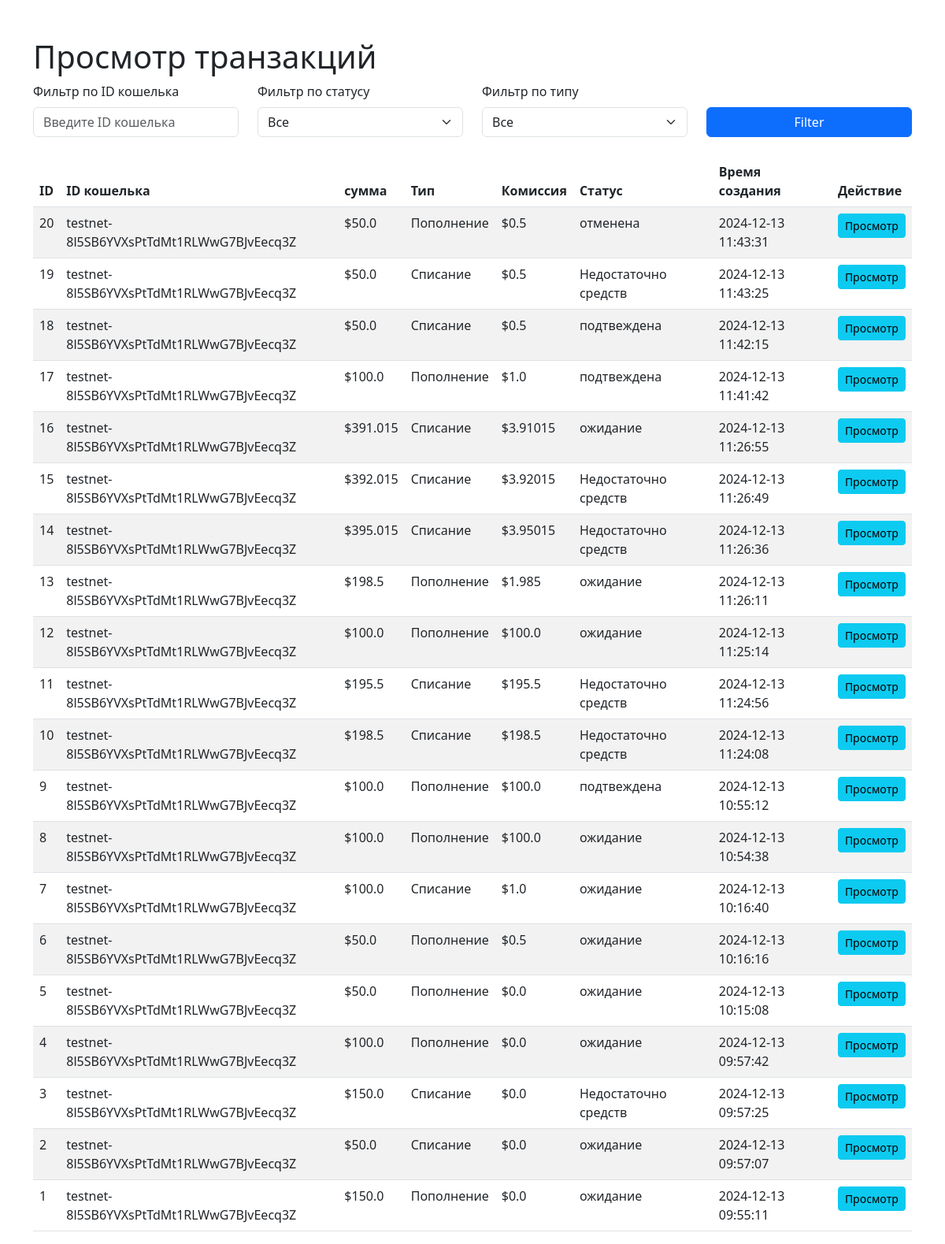
Before: /admin/transactions (signed in) with the older database file.
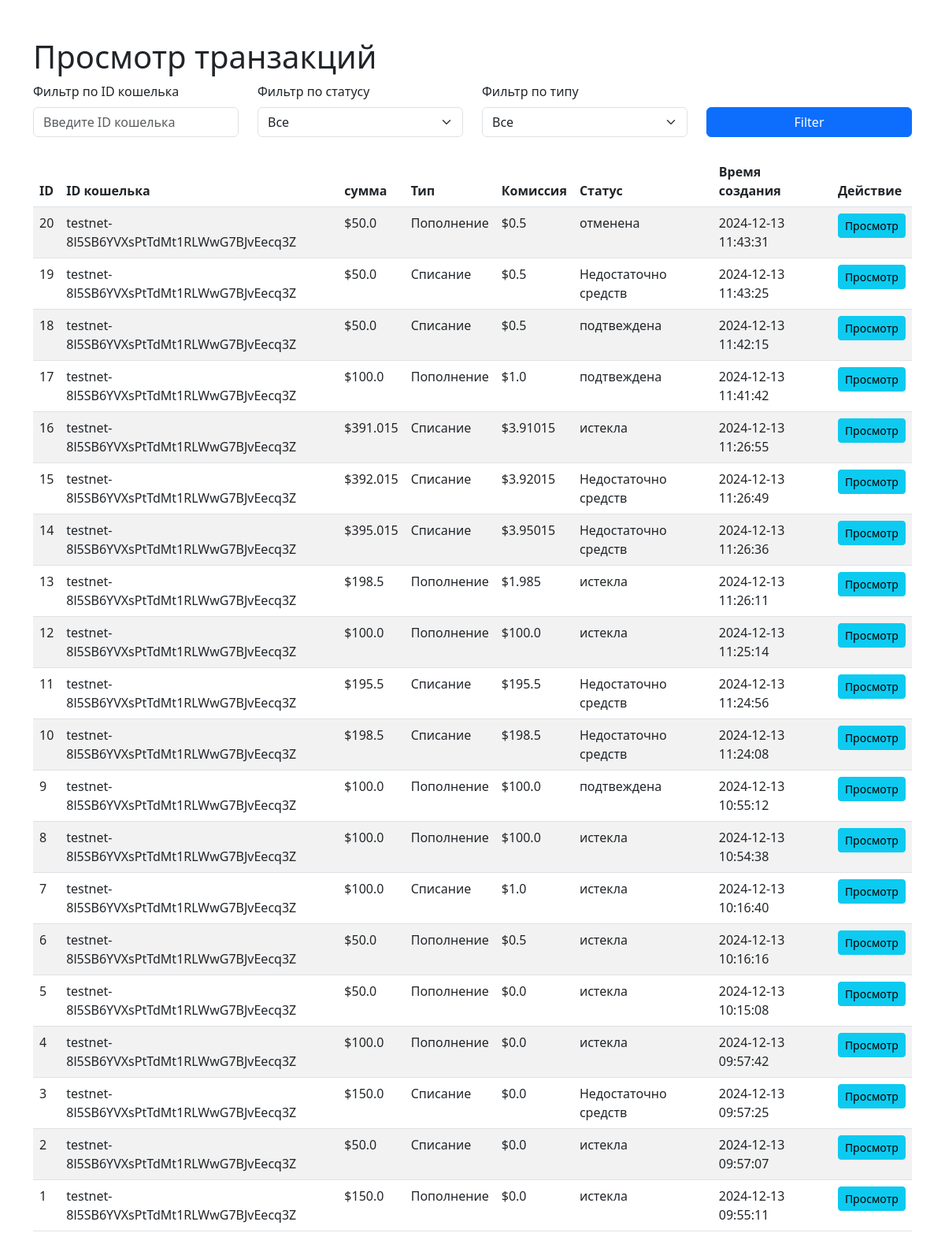
After: the same page with the newer database file.
### app.py (models this page shows, shortened)
class Transaction(db.Model):
    id = db.Column(db.Integer, primary_key=True)
    amount = db.Column(db.Float, nullable=False)
    commission = db.Column(db.Float, nullable=False)
    status = db.Column(db.String(20), nullable=False, default='ожидание')
    created_at = db.Column(db.DateTime, nullable=False, server_default=db.func.now())
    type_transaction_id = db.Column(db.Integer, db.ForeignKey('type_transaction.id'), nullable=False)
    type_transaction = db.relationship('TypeTransaction', backref=db.backref('transactions', lazy=True))
    user_id = db.Column(db.Integer, db.ForeignKey('user.id'), nullable=False)
    user = db.relationship('User', backref=db.backref('transactions', lazy=True))

class User(db.Model):
    id = db.Column(db.Integer, primary_key=True)
    username = db.Column(db.String(80), unique=True, nullable=False)
    password = db.Column(db.String(128), nullable=False)
    role = db.Column(db.String(20), nullable=False, default='user')
    balance = db.Column(db.Float, nullable=False, default=0.0)
    commission_rate = db.Column(db.Float, nullable=False, default=0.01)
    wallet = db.Column(db.String(256), nullable=True)
    webhook_url = db.Column(db.String(256), nullable=True)

class TypeTransaction(db.Model):
    id = db.Column(db.Integer, primary_key=True)
    title = db.Column(db.String(256), nullable=True)

### app.py (the view)
@app.route('/admin/transactions')
def admin_transactions():
    user_id = session.get('user_id')
    role = session.get('role')
    if role not in ['admin', 'user']:
        return redirect(url_for('login'))
    filter_wallet_id = request.args.get('wallet_id')
    filter_status = request.args.get('status')
    type_transaction = request.args.get('type_transaction')
    query = Transaction.query.order_by(desc(Transaction.id))
    type_transaction_id = TypeTransaction.query.filter_by(title=type_transaction).first()
    if role == 'user':
        query = query.filter_by(user_id=user_id)
    if filter_wallet_id:
        user = User.query.filter_by(wallet=filter_wallet_id).first()
        query = query.filter_by(user_id=(user.id if user else 0))
    if filter_status:
        query = query.filter_by(status=filter_status)
    if type_transaction:
        query = query.filter_by(type_transaction_id=type_transaction_id.id)
    transactions = query.all()
    settings = Settings.query.get_or_404(1)
    return render_template('transactions.html', transactions=transactions, settings=(int(str(settings.auto_update).split()[0]) if str(settings.auto_update).split()[1] == "сек" else int(str(settings.auto_update).split()[0])*60))

### templates/transactions.html (shortened to what this page needs)
<!DOCTYPE html>
<html lang="ru">
<head>
    <link rel="stylesheet" href="https://cdn.jsdelivr.net/npm/bootstrap@5.3.0/dist/css/bootstrap.min.css">
</head>
<body>
    <div class="container mt-5">
        <h1>Просмотр транзакций</h1>
        <form method="GET" action="/admin/transactions" class="mb-4">
            <div class="row">
                <div class="col-md-3">
                    <label for="wallet_id" class="form-label">Фильтр по ID кошелька</label>
                    <input type="text" class="form-control" id="wallet_id" name="wallet_id" placeholder="Введите ID кошелька" value="{{ request.args.get('wallet_id', '') }}">
                </div>
                <div class="col-md-3">
                    <label for="status" class="form-label">Фильтр по статусу</label>
                    <select id="status" name="status" class="form-select">
                        <option value="">Все</option>
                    </select>
                </div>
                <div class="col-md-3">
                    <label for="type_transaction" class="form-label">Фильтр по типу</label>
                    <select id="type_transaction" name="type_transaction" class="form-select">
                        <option value="">Все</option>
                    </select>
                </div>
                <div class="col-md-3 d-flex align-items-end">
                    <button type="submit" class="btn btn-primary w-100">Filter</button>
                </div>
            </div>
        </form>
        <table class="table table-striped">
            <thead>
                <tr>
                    <th>ID</th>
                    <th>ID кошелька</th>
                    <th>сумма</th>
                    <th>Тип</th>
                    <th>Комиссия</th>
                    <th>Статус</th>
                    <th>Время создания</th>
                    <th>Действие</th>
                </tr>
            </thead>
            <tbody>
                {% for transaction in transactions %}
                <tr>
                    <td>{{ transaction.id }}</td>
                    <td>{{ transaction.user.wallet }}</td>
                    <td>${{ transaction.amount }}</td>
                    <td>{{ transaction.type_transaction.title }}</td>
                    <td>${{ transaction.commission }}</td>
                    <td>{{ transaction.status }}</td>
                    <td>{{ transaction.created_at }}</td>
                    <td>
                        <a href="/admin/transactions/{{ transaction.id }}" class="btn btn-info btn-sm">Просмотр</a>
                    </td>
                </tr>
                {% endfor %}
            </tbody>
        </table>
    </div>
</body>
</html>

Changed rows visible on the page:
changed Transaction id 16: status "ожидание" → "истекла"
changed Transaction id 13: status "ожидание" → "истекла"
changed Transaction id 12: status "ожидание" → "истекла"
changed Transaction id 8: status "ожидание" → "истекла"
changed Transaction id 7: status "ожидание" → "истекла"
changed Transaction id 6: status "ожидание" → "истекла"
changed Transaction id 5: status "ожидание" → "истекла"
changed Transaction id 4: status "ожидание" → "истекла"
changed Transaction id 2: status "ожидание" → "истекла"
changed Transaction id 1: status "ожидание" → "истекла"
